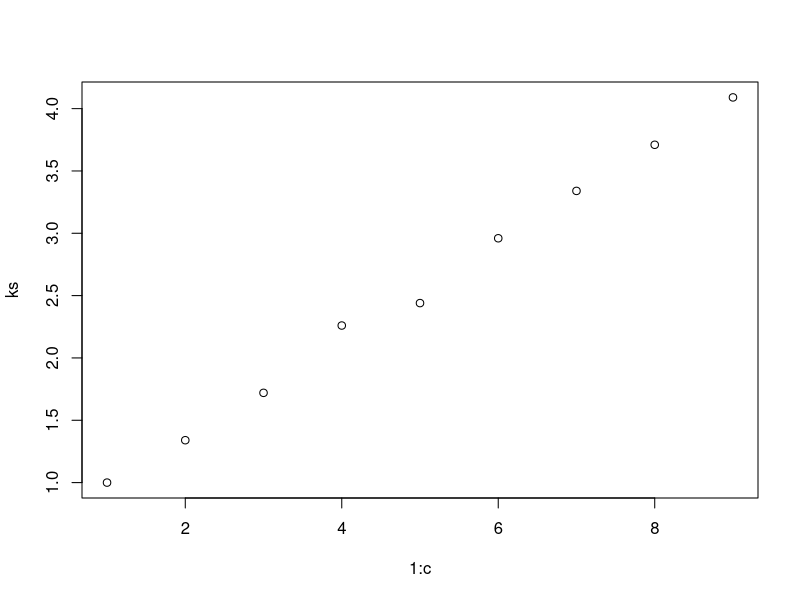

Recreate this plot in R.
# Setup
a = 1
b = 4
c = 9

# Store avg. k (numbers drawn until sum is higher than c) for each c
ks = rep(0, c)

reps = 1e2 # number of repetitions

for (i in 1:c) {
  k = 0
  
  for (j in 1:reps) {
    sum = 0
    count = 0
    
    while (sum <= i) {
      sum = sum + runif(1, a, b)
      count = count + 1
    }
    
    k = k + count 
  }
  
  ks[i] = k / reps # store average k for c = i
}

plot(1:c, ks)
